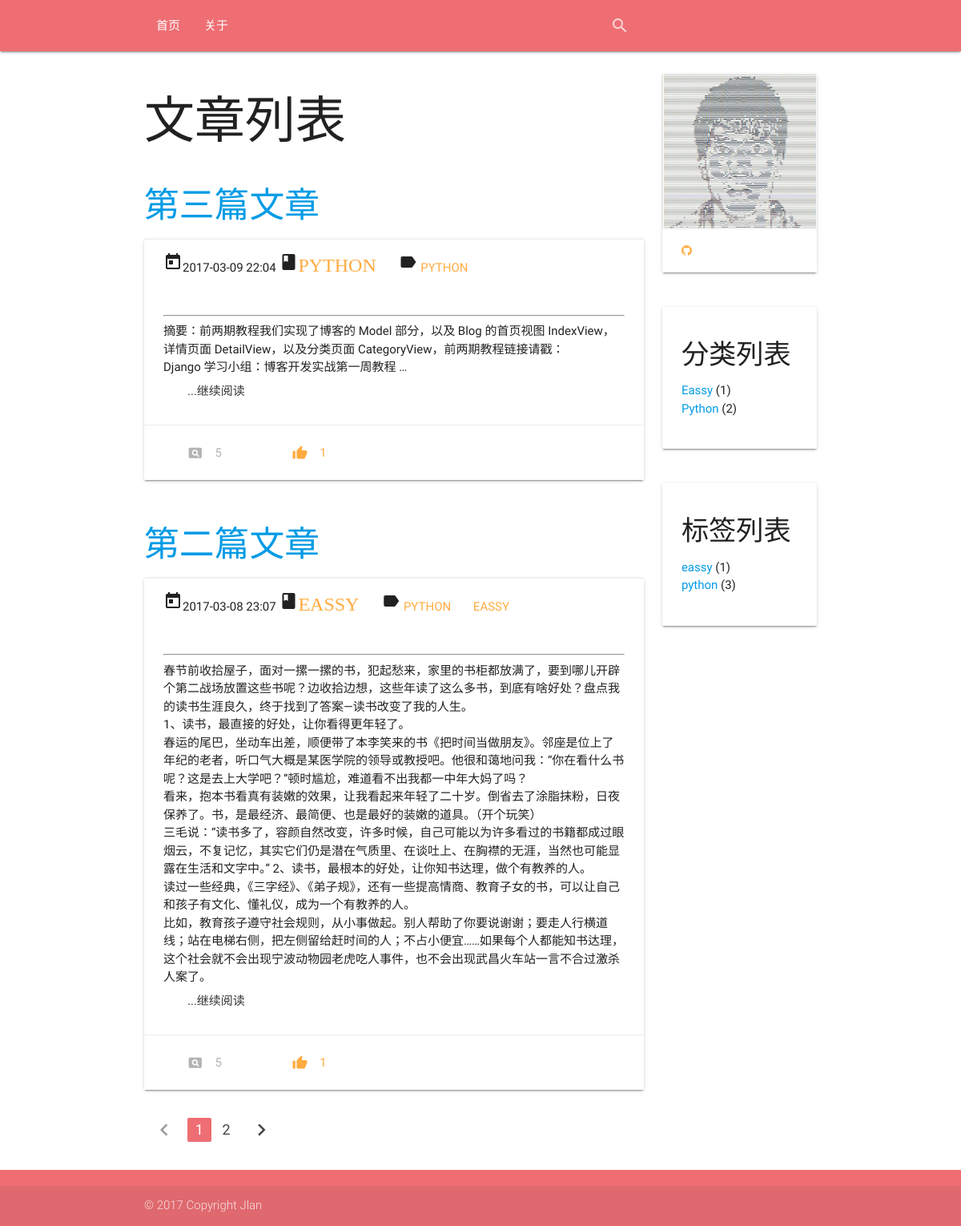
/, run on an earlier commit of the app's database.
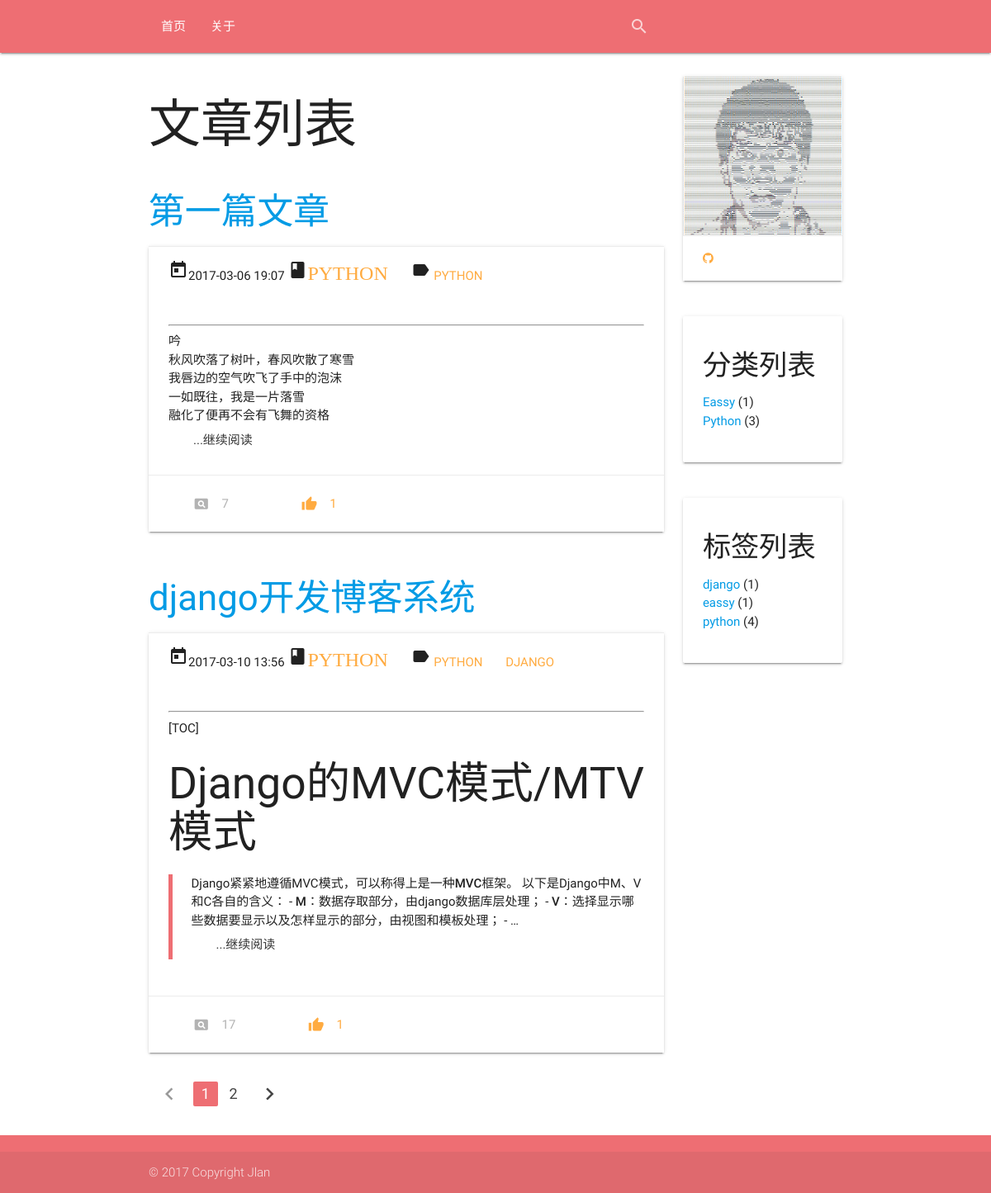
And on a later commit of the database.
### app/models.py (models this page shows, shortened)
class Article(models.Model):
    STATUS_CHOICES = (
        ('0', '发布'),
        ('1', '草稿'),
    )   # 文章的状态
    title = models.CharField('标题', max_length=100)
    body = models.TextField('正文')
    created_time = models.DateTimeField('创建时间', auto_now_add=True)
    last_modified_time = models.DateTimeField('修改时间', auto_now=True)
    status = models.CharField('文章状态', max_length=1, default='0', choices=STATUS_CHOICES)
    abstract = models.CharField('摘要', max_length=54, blank=True, null=True,
                                help_text="可选项，若为空格则摘取正文钱54个字符")
    views = models.PositiveIntegerField('浏览量', default=0)
    likes = models.PositiveIntegerField('点赞数', default=0)
    topped = models.BooleanField('置顶', default=False)
    category = models.ForeignKey('Category', verbose_name='分类',
                                 null=True,
                                 on_delete=models.SET_NULL)
    tags = models.ManyToManyField('Tag', verbose_name='标签集合', blank=True)
    class Meta:
        ordering = ['-last_modified_time']

class Category(models.Model):
    name = models.CharField('类名', max_length=20)
    created_time = models.DateTimeField('创建时间', auto_now_add=True)
    last_modified_time = models.DateTimeField('修改时间', auto_now=True)
    def __str__(self):
        return self.name

class Tag(models.Model):
    name = models.CharField('标签名', max_length=20)
    created_time = models.DateTimeField('创建时间', auto_now_add=True)
    last_modified_time = models.DateTimeField('修改时间', auto_now=True)

### app/views.py (the view)
# urls.py: url(r'^$', views.IndexView.as_view(), name='index'),
class IndexView(ListView):
    template_name = 'blog/index.html'
    context_object_name = "article_list"
    def get_queryset(self):
        article_list = Article.objects.filter(status='0')
        return article_list
    def get_context_data(self, **kwargs):
        category_list = Category.objects.all().order_by('name')
        for category in category_list:
            count = Article.objects.filter(category__name=category.name).count()
            category.count = count
        tag_list = Tag.objects.all().order_by('name')
        for tag in tag_list:
            count = Article.objects.filter(tags__name=tag.name).count()
            tag.count = count
        kwargs['category_list'] = category_list
        kwargs['tag_list'] = tag_list
        return super(IndexView, self).get_context_data(**kwargs)

### app/templatetags/custom_markdown.py (called while the page is built)
@register.filter(is_safe=True)  #注册template filter
@stringfilter  #希望字符串作为参数
def custom_markdown(value):
    return mark_safe(markdown.markdown(value,
        extensions = ['markdown.extensions.fenced_code', 'markdown.extensions.codehilite'],
                                       safe_mode=True,
                                       enable_attributes=False))

### app/templates/blog/index.html (shortened to what the changed rows need)
{% extends 'blog/base.html' %}
{% load staticfiles %}
{% load custom_markdown %}
{% block content %}
    <section class="container">
        <div class="row">
            <section class="col l9 s12">
                <h1 class="page-header">
                    {% if cate_name %}
                        分类：{{ cate_name }}
                    {% elif tag_name %}
                        标签: {{ tag_name }}
                    {% else %}
                        文章列表
                    {% endif %}
                </h1>
                <ul>
                    {% load paginate_tags %}
                    {% for article in article_list %}
                         <div class="row">
                            <div class="col s12 m12">
                              <h3><a href="{% url 'app:detail' article.pk %}">{{ article.title }}</a></h3>
                              <div class="card">
                                <div class="card-action">
                                  <div class="article-meta">
                                    <i class="material-icons">today</i>{{ article.created_time|date:"Y-m-d H:i" }}
                                    <i class="material-icons">class<a href="{% url 'app:category' article.category.id %}">{{ article.category }}</a></i>
                                    <i class="material-icons">label</i>
                                    {% for tag in article.tags.all %}
                                        <a href="{% url 'app:tag' tag.id %}">{{ tag.name }}</a>
                                    {% endfor %}
                                  </div>
                                </div>
                                <div class="card-content">
                                    <hr>
                                    <p>{{ article.body | custom_markdown | truncatewords:10}}</p>
                                    <a class="waves-effect waves-teal btn-flat" href="{% url 'app:detail' article.pk %}">...继续阅读</a>
                                </div>
                                <div class="card-action">
                                    <a class="tooltipped btn-flat disabled" data-position="bottom" data-delay="50" data-tooltip="浏览量"><i class="material-icons left">pageview</i>{{ article.views }}</a>
                                    <a class="tooltipped btn-flat" data-position="bottom" data-delay="50" data-tooltip="点赞量"><i class="material-icons left">thumb_up</i>1</a>
                                </div>
                              </div>
                            </div>
                         </div>
                    {% endfor %}
                    {% include 'blog/pagination.html' %}
                </ul>
            </section>
            <section class="col l3 s12">
                 <div class="row">
                    <div class="col s12 m12">
                      <div class="card">
                        <div class="card-content">
                            <ul>
                                {% for category in category_list %}
                                    <li class="cat-item">
                                        <a href="{% url 'app:category' category.pk %}">{{ category.name }}</a>
                                        <span class="category-count">({{ category.count }})</span>
                                    </li>
                                {% endfor %}
                            </ul>
                        </div>
                      </div>
                    </div>
                 </div>
                 <div class="row">
                    <div class="col s12 m12">
                      <div class="card">
                        <div class="card-content">
                            <ul>
                                {% for tag in tag_list %}
                                    <li>
                                        <a href="{% url 'app:tag' tag.pk %}">{{ tag.name }}</a>
                                        <span class="category-count">({{ tag.count }})</span>
                                    </li>
                                {% endfor %}
                            </ul>
                        </div>
                      </div>
                    </div>
                 </div>
            </section>
        </div>
    </section>
{% endblock content %}

What changed in the data, as far as the page shows it:
no longer on this page (row edited): Article: title "第三篇文章", created_time "2017-03-09 22:04", category "PYTHON", body|custom_markdown "摘要：前两期教程我们实现了博客的 Model 部分，以及 Blog 的首页视图 IndexView，详情页面 DetailView，以及分类页面 CategoryView，前两期教程链接请戳： Django 学习小组：博客开发实战第一周教程 …", views "5", Tag (name "PYTHON")
no longer on this page (row edited): Article: title "第二篇文章", created_time "2017-03-08 23:07", category "EASSY", body|custom_markdown "春节前收拾屋子，面对一摞一摞的书，犯起愁来，家里的书柜都放满了，要到哪儿开辟个第二战场放置这些书呢？边收拾边想，这些年读了这么多书，到底有啥好处？盘点我的读书生涯良久，终于找到了答案—读书改变了我的人生。 1、读书，最直接的好处，让你看得更年轻了。 春运的尾巴，坐动车出差，顺便带了本李笑来的书《把时间当做朋友》。邻座是位上了年纪的老者，听口气大概是某医学院的领导或教授吧。他很和蔼地问我：“你在看什么书呢？这是去上大学吧？”顿时尴尬，难道看不出我都一中年大妈了吗？ 看来，抱本书看真有装嫩的效果，让我看起来年轻了二十岁。倒省去了涂脂抹粉，日夜保养了。书，是最经济、最简便、也是最好的装嫩的道具。（开个玩笑） 三毛说：“读书多了，容颜自然改变，许多时候，自己可能以为许多看过的书籍都成过眼烟云，不复记忆，其实它们仍是潜在气质里、在谈吐上、在胸襟的无涯，当然也可能显露在生活和文字中。” 2、读书，最根本的好处，让你知书达理，做个有教养的人。 读过一些经典，《三字经》、《弟子规》，还有一些提高情商、教育子女的书，可以让自己和孩子有文化、懂礼仪，成为一个有教养的人。 比如，教育孩子遵守社会规则，从小事做起。别人帮助了你要说谢谢；要走人行横道线；站在电梯右侧，把左侧留给赶时间的人；不占小便宜……如果每个人都能知书达理，这个社会就不会出现宁波动物园老虎吃人事件，也不会出现武昌火车站一言不合过激杀人案了。", views "5", Tag (name "PYTHON"), Tag (name "EASSY")
now on this page (row edited): Article: title "第一篇文章", created_time "2017-03-06 19:07", category "PYTHON", body|custom_markdown "吟 秋风吹落了树叶，春风吹散了寒雪 我唇边的空气吹飞了手中的泡沫 一如既往，我是一片落雪 融化了便再不会有飞舞的资格", views "7", Tag (name "PYTHON")
computed for Tag "PYTHON": count "3" → "4"
added Article: title "django开发博客系统", created_time "2017-03-10 13:56", category "PYTHON", body|custom_markdown "[TOC] Django的MVC模式/MTV模式 Django紧紧地遵循MVC模式，可以称得上是一种 MVC 框架。 以下是Django中M、V和C各自的含义： - M ：数据存取部分，由django数据库层处理； - V ：选择显示哪些数据要显示以及怎样显示的部分，由视图和模板处理； - …", views "17", Tag (name "PYTHON")
added Tag: name "DJANGO", name "django", count "1"
computed for Category "Python": count "2" → "3"
